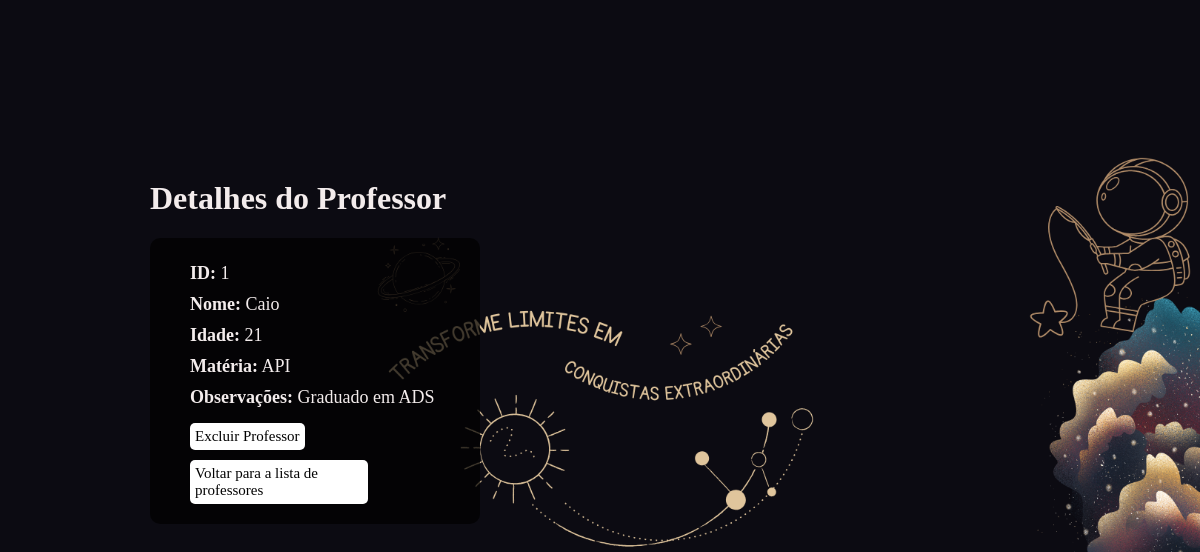
The app's page /professores/1 with its own data.
### professores/profs_model.py (models this page shows, shortened)
class Professor(db.Model):
    id = db.Column(db.Integer, primary_key=True)
    nome = db.Column(db.String(100), nullable=False)
    idade = db.Column(db.Integer, nullable=False)
    materia = db.Column(db.String(100), nullable=False)
    observacoes = db.Column(db.Text, nullable=True, default=None)
    def to_dict(self):
        return {
            'id': self.id,
            'nome': self.nome,
            'idade': self.idade,
            'materia': self.materia,
            'observacoes': self.observacoes
        }

### professores/profs_routes.py (the view)
@professores_blueprint.route('/professores/<int:id_professor>', methods=['GET'])
def get_professor(id_professor):
    try:
        professor = professor_por_id(id_professor)
        return render_template('professor_id.html', professor=professor)
    except ProfessorNaoEncontrado:
        return jsonify({'message': 'Professor não encontrado'}), 404

### professores/profs_model.py (called while the page is built)
def professor_por_id(professor_id):
    professor = Professor.query.get(professor_id)
    if not professor:
        raise ProfessorNaoEncontrado
    return professor.to_dict()

### templates/professor_id.html (shortened to what this page needs)
<!DOCTYPE html>
<html lang="pt-BR">
  <head>
    <link rel="stylesheet" href="{{ url_for('static', filename='CSS/detalhes.css')}}"/>
  </head>
  <body>
    <h1>Detalhes do Professor</h1>
    <div class="detalhes">
      <p><strong>ID:</strong> {{ professor.id }}</p>
      <p><strong>Nome:</strong> {{ professor.nome }}</p>
      <p><strong>Idade:</strong> {{ professor.idade }}</p>
      <p><strong>Matéria:</strong> {{ professor.materia }}</p>
      <p><strong>Observações:</strong> {{ professor.observacoes }}</p>
      <form
        id="delete-form"
        action="{{ url_for('professores.delete_professor', id_professor=professor.id) }}"
        method="POST"
      >
        <button type="submit">Excluir Professor</button>
      </form>
      <a href="{{ url_for('professores.get_professores') }}"
        >Voltar para a lista de professores</a
      >
    </div>
  </body>
</html>

### static/CSS/detalhes.css (style rules this page uses)
body { display:flex; flex-direction: column; background-image: url('/static/ImagemCSS/preto\ e\ ouro.png'); background-size: cover; background-position: center; background-repeat: no-repeat; height: 100vh; margin: 0; padding-left: 150px; }
h1 { color: #f3ecec; margin-top: 180px; }
.detalhes { display: flex; flex-direction: column; align-items: flex-start; color: #f3ecec; background-color: rgba(0, 0, 0, 0.7); padding: 20px 40px; border-radius: 10px; max-width: 250px; }
.detalhes p { margin: 5px 0; font-size: 18px; color: #f3ecec; }
a { color: #040404; text-decoration:none; margin-top: 10px; width: 67%; padding: 5px; border: none; background-color:white; font-size: 15px; cursor: pointer; border-radius: 5px; }
button { width: 100%; padding: 5px; border: none; background-color: white; color: black; font-size: 15px; cursor: pointer; border-radius: 5px; margin-top: 10px; font-family:'Times New Roman', Times, serif; }

### records on screen
Professor: nome "Caio", materia "API", observacoes "Graduado em ADS"

### other values on screen
{{ professor.id }} "1"
{{ professor.idade }} "21"
